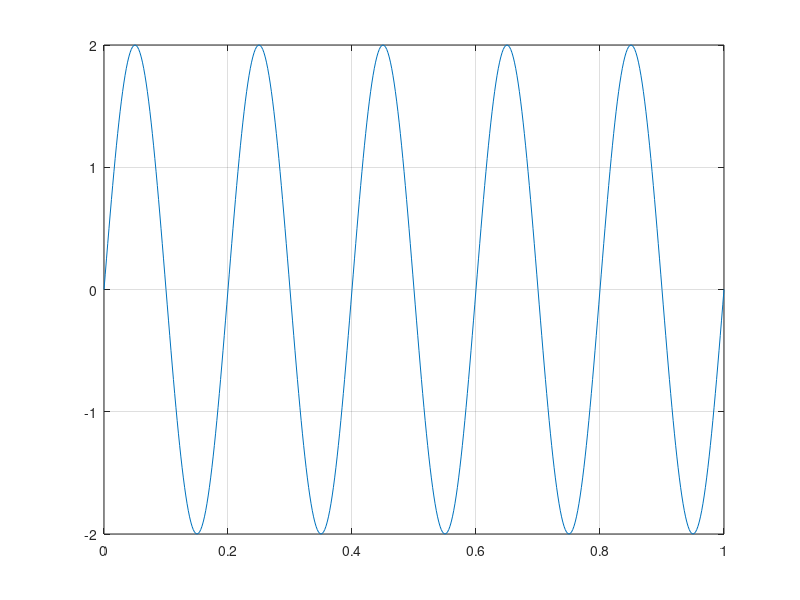

Source code (MATLAB):
clc; clear all;

%x=Asin(2pift)%

A=2;
f=5;
Fs=500;
t=0:1/Fs:1;

x=A*sin(2*pi*f*t);
%x=A*cos(2*pi*f*t);%
%x=A*sin(2*pi*f*t + 180);%

plot(t,x);
grid on;
